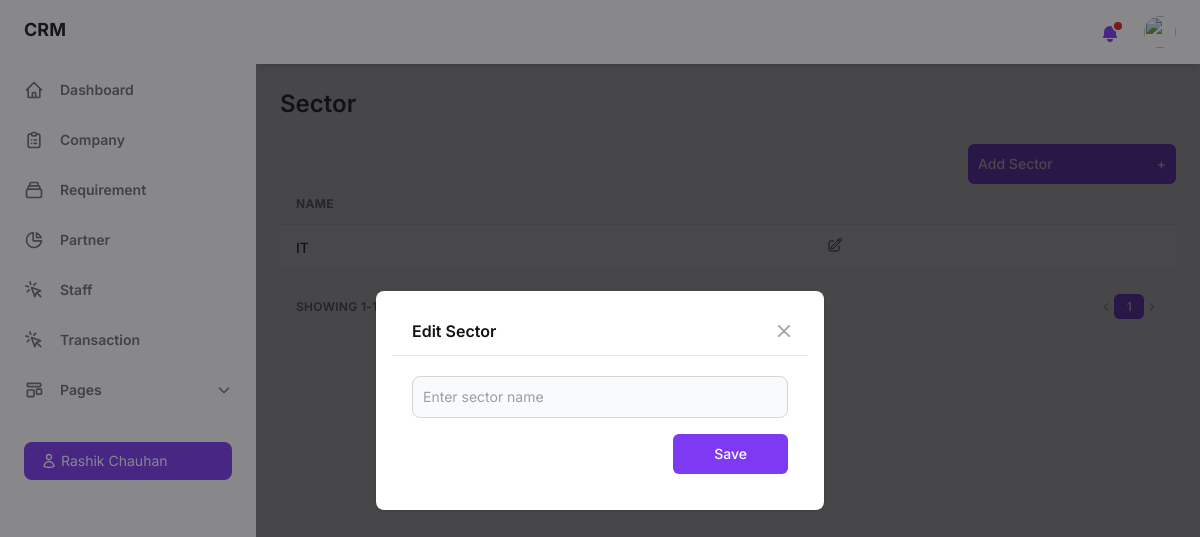
Before: /sector/ (signed in) with the older database file.
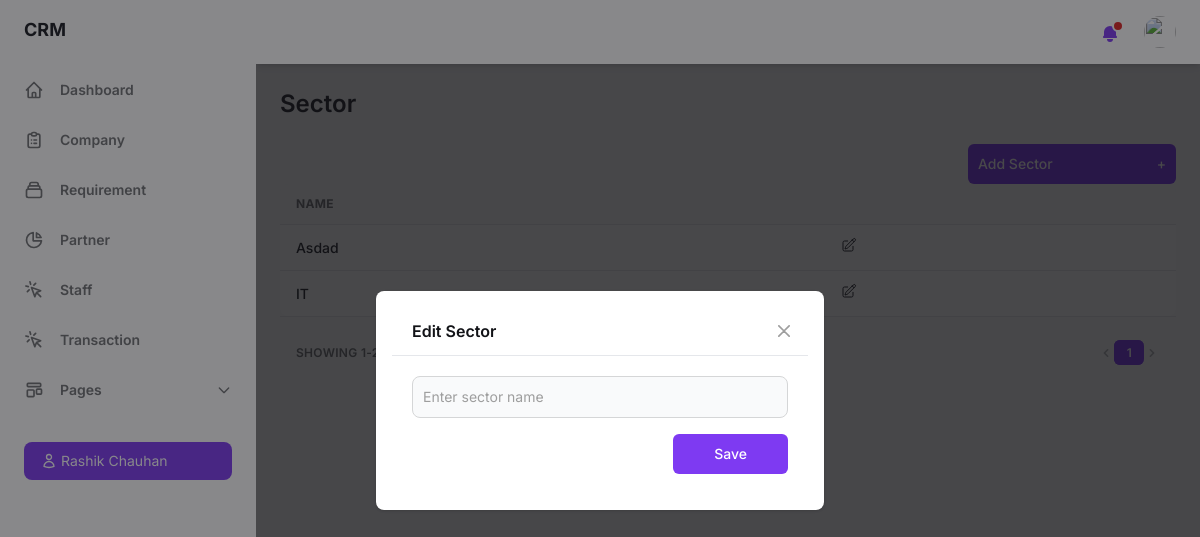
After: the same page with the newer database file.
### crm_app/models.py (models this page shows, shortened)
class Sector(models.Model):
    sector_name = models.CharField(max_length=100, unique=True)

### crm_app/views.py (the view)
# urls.py: path('sector/', views.sector, name='sector'),
def sector(request):
    if 'staff_id' not in request.session:
        return redirect('login')
    staff_id = request.session.get('staff_id')
    user = Staff.objects.get(id=staff_id)
    sectors = Sector.objects.order_by('sector_name')
    sector_count = Sector.objects.count()
    paginator = Paginator(sectors, 10)
    page = request.GET.get('page')
    try:
        sectors_page = paginator.page(page)
    except PageNotAnInteger:
        sectors_page = paginator.page(1)
    except EmptyPage:
        sectors_page = paginator.page(paginator.num_pages)
    context = {'sectors': sectors, 'sector_count': sector_count, 'sectors': sectors_page, 'paginator': paginator, 'page_obj': sectors_page, 'user': user}
    return render(request, 'sector.html', context)

### templates/sector.html (shortened to what the changed rows need)
{% load static %}
<!DOCTYPE html>
<html :class="{ 'theme-dark': dark }" x-data="data()" lang="en">
<head>
    <link rel="stylesheet" href="{% static 'css/tailwind.output.css' %}" />
</head>
<body>
    <div class="flex h-screen bg-gray-50 dark:bg-gray-900" :class="{ 'overflow-hidden': isSideMenuOpen }">
        <div class="flex flex-col flex-1 w-full">
            <main class="h-full overflow-y-auto">
                <div class="container px-6 mx-auto grid">
                    <h2 class="my-6 text-2xl font-semibold text-gray-700 dark:text-gray-200">Sector</h2>
                    <div class="w-full overflow-hidden rounded-lg shadow-xs">
                        <div class="w-full overflow-x-auto">
                            <table class="w-full whitespace-no-wrap">
                                <thead>
                                    <tr class="text-xs font-semibold tracking-wide text-left text-gray-500 uppercase border-b dark:border-gray-700 bg-gray-50 dark:text-gray-400 dark:bg-gray-800">
                                        <th class="px-4 py-3">Name</th>
                                        <th class="px-4 py-3"></th>
                                    </tr>
                                </thead>
                                <tbody class="bg-white divide-y dark:divide-gray-700 dark:bg-gray-800">
                                    {% for sector in sectors %}
                                    <tr class="text-gray-700 dark:text-gray-400">
                                        <td class="px-4 py-3">
                                            <p class="font-medium text-sm">{{ sector.sector_name }}</p>
                                        </td>
                                        <td class="px-4 py-3 text-sm">
                                            <button type="button" id="edit-sector-button-{{ sector.id }}" x-on:click="openEditModal({{ sector.id }}, '{{ sector.sector_name }}')" data-modal-target="sector-edit-crud-modal" data-modal-toggle="sector-edit-crud-modal">
                                            </button>
                                        </td>
                                    </tr>
                                    {% empty %}
                                    <tr>
                                        <td colspan="5" class="font-medium text-sm text-center">No sectors found.</td>
                                    </tr>
                                    {% endfor %}
                                </tbody>
                            </table>
                        </div>
                    </div>
                    <div class="grid px-4 py-3 text-xs font-semibold tracking-wide text-gray-500 uppercase border-t dark:border-gray-700 bg-gray-50 sm:grid-cols-9 dark:text-gray-400 dark:bg-gray-800">
                        <span class="flex col-span-4 mt-2 sm:mt-auto sm:justify-end">
                            <nav aria-label="Table navigation">
                                <ul class="inline-flex items-center">
                                    {% for num in paginator.page_range %}
                                        {% if num == page_obj.number %}
                                        <li>
                                            <span class="px-3 py-1 text-white transition-colors duration-150 bg-purple-600 border border-r-0 border-purple-600 rounded-md focus:outline-none">{{ num }}</span>
                                        </li>
                                        {% else %}
                                        <li>
                                            <a href="?page={{ num }}" class="px-3 py-1 rounded-md focus:outline-none">{{ num }}</a>
                                        </li>
                                        {% endif %}
                                    {% endfor %}
                                </ul>
                            </nav>
                        </span>
                    </div>
                </div>
            </main>
        </div>
    </div>
</body>
</html>

Changed rows visible on the page:
added Sector: sector_name "Asdad"
